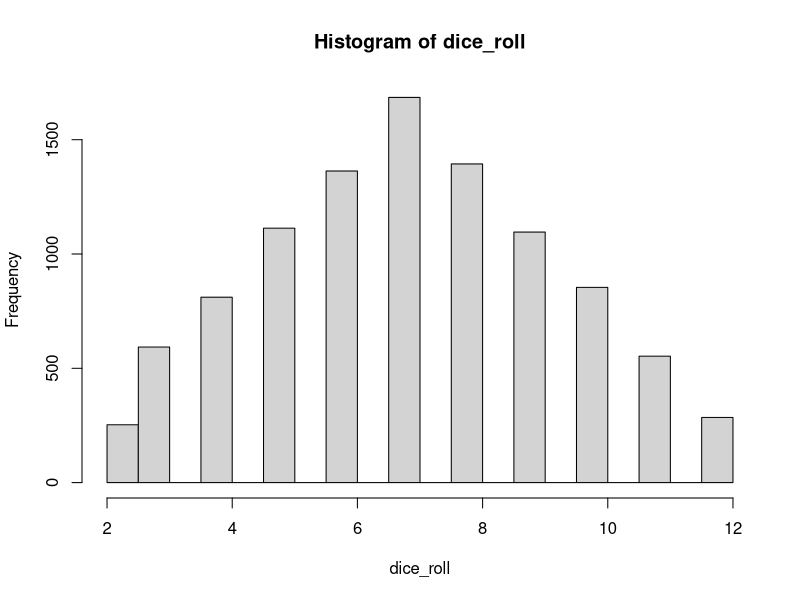
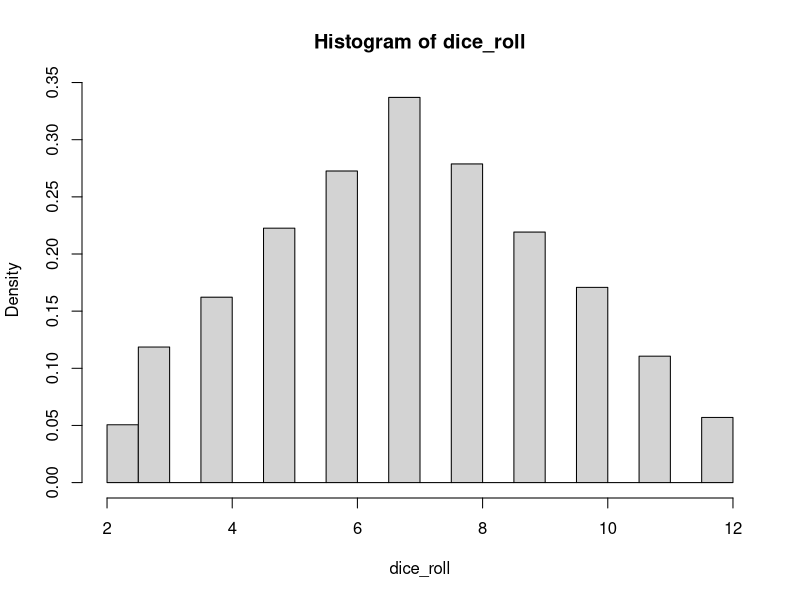
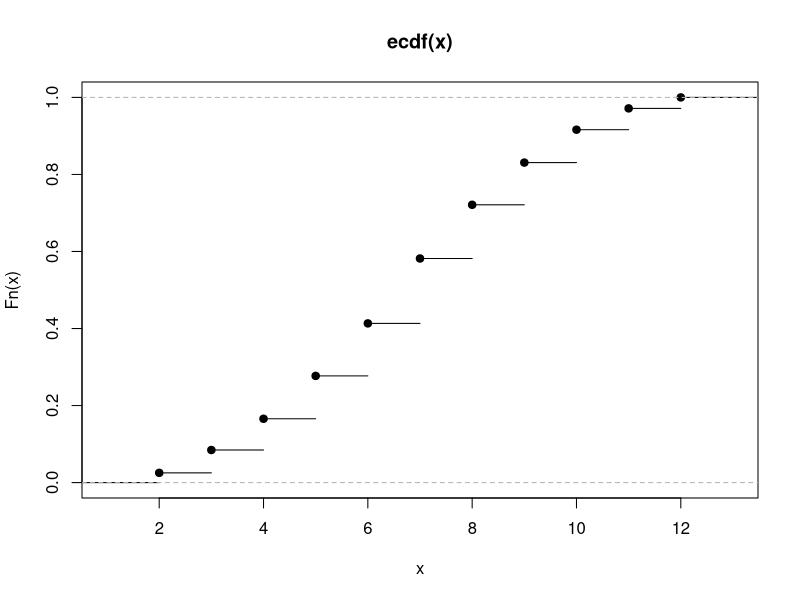
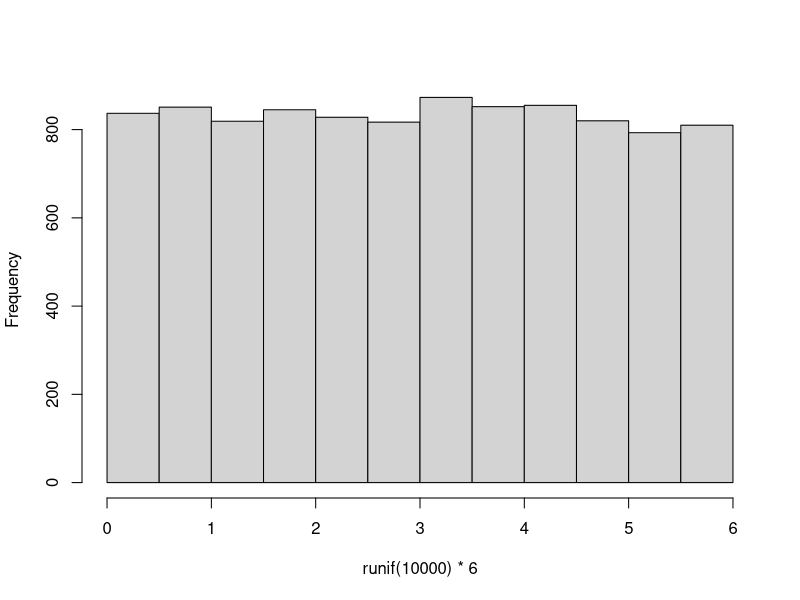
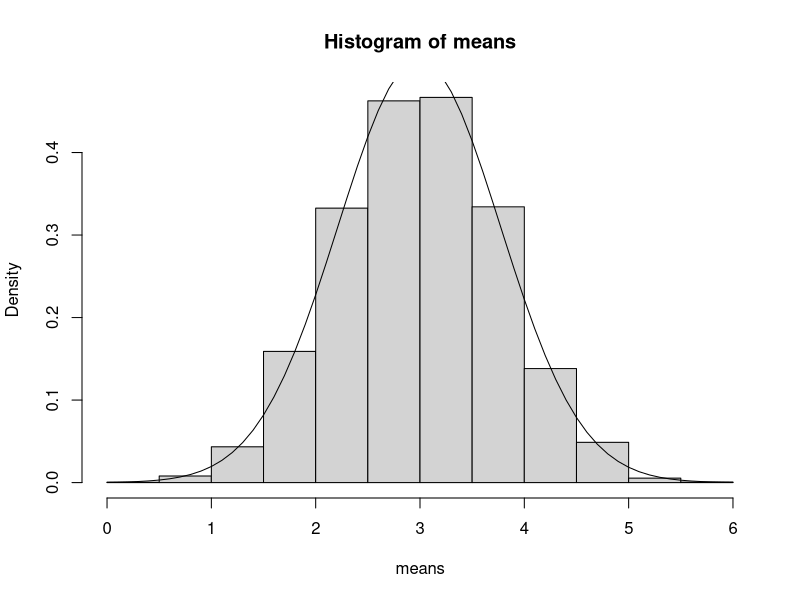

Write R code to recreate these figures, in order.
# Dice
d = 10000 
dice1 <- sample(6, d, replace = TRUE)
dice2 <- sample(6, d, replace = TRUE)

dice_roll <- dice1 + dice2

hist(dice_roll)
hist(dice_roll, freq=FALSE)
plot.ecdf(dice_roll)

# meanDist
hist(runif(10000)*6, main="")
means <- numeric(10000)
for (i in 1:10000) {
  means[i] <- mean(runif(5)*6)
}
hist(means, freq=FALSE)
mean(means)
sd(means)
xv <- seq(0, 6, 0.1)
yv <- dnorm(xv, mean=mean(means), sd=sd(means))
lines(xv, yv)


